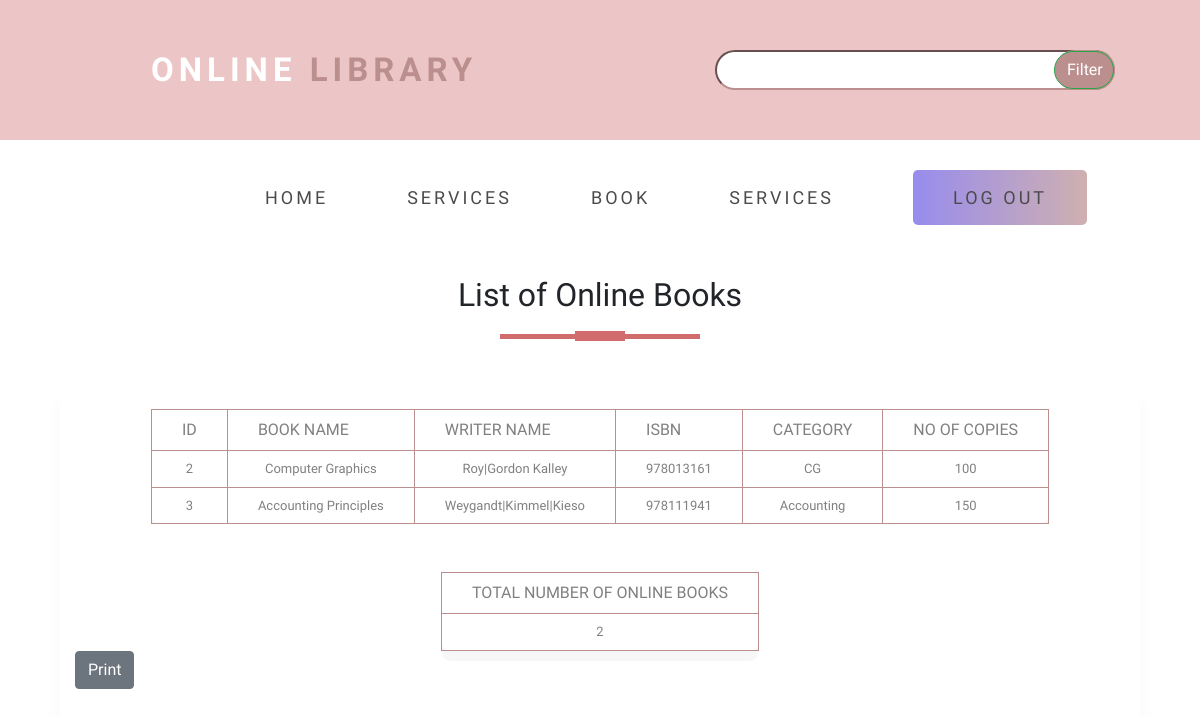
The app's page /php/onlinebook.php with its own data.
### tables this page shows
CREATE TABLE `onlinebook` (
  `id` int(255) NOT NULL,
  `isbn` int(255) NOT NULL,
  `name` text NOT NULL,
  `writer` text NOT NULL,
  `category` text NOT NULL,
  `count` int(255) NOT NULL
);

### php/onlinebook.php (the view, shortened to what this page needs)
<!DOCTYPE html>
<html>
<head>
  <link rel="stylesheet" type="text/css" href="../css/booktype.css">
  <link rel="stylesheet" href="https://maxcdn.bootstrapcdn.com/bootstrap/4.5.2/css/bootstrap.min.css">
<link rel="stylesheet" href="https://cdnjs.cloudflare.com/ajax/libs/font-awesome/4.7.0/css/font-awesome.min.css" />
</head>
<body>
<div class="ratri">
     <div class="row">
       <div class="col-md-6">
         <div class="navbar">
         <div class="logo">
                <a href="indexnew.php">Online<span> Library</span></a>
            </div>
         </div>
       </div>
       <div class="col-md-6">
       <form action="onlinebook.php"  method="post" >
            <div class="search">
            <div class="s1">
                <div class="s2">
                    <input type="text" class="input"  name="valueToSearch" >
                    <div class="btn btn_common">
                    <input type="submit" class="btn btn-success" name="search" value="Filter">
                    </div>
                </div>
            </div>
        </div>
            </form>
       </div>
     </div>
   </div>
   <section id="nav">
     <div class="container">
     <div class="menu">
                <ul>
                    <li class="r1">
                        <a href="adminindex.php">Home</a></li>
                        <li><a href="aboutdemo.php">Services</a></li>
                       <li> <a href="adminbook.php">Book</a></li>
                       <li> <a href="servicedemo.php">Services</a></li>
                       <li class="reg-btn"> <a href="logout.php">Log out</a></li>
                </ul>
            </div>
</section>
<div class="main-div">
    <h2 class="title text-center">List of Online Books</h2>
    <div class="center-div">
        <div class="table-responsive">
            <table>
                <thead>
                    <tr>
                        <th>ID</th>
                        <th>Book Name</th>
                        <th>Writer Name</th>
                        <th>ISBN</th>
                        <th>Category</th>
                        <th>No of Copies</th>
                    </tr>
                </thead>
                <tbody>
                <?php
include 'connection.php';
$sql="select count(*) as total from onlinebook";
$result= mysqli_query($con,$sql);
while($res=mysqli_fetch_array($result))
{
  $output=$res['total'];
}
$selectquery="select * from onlinebook";
$query=mysqli_query($con,$selectquery);
while($res=mysqli_fetch_array($query))
{
    ?>
    <tr>
    <td><?php echo $res['id']?></td>
    <td><?php echo $res['name']?></td>
    <td><?php echo $res['writer']?></td>
    <td><?php echo $res['isbn']?></td>
    <td><?php echo $res['category']?></td>
    <td><?php echo $res['count']?></td>
</tr>
<?php
}
?>
                </tbody>
            </table>
        </div>
        <div class="container">
        <br><br>
        <table>
        <thead>
                    <tr>
                        <th>Total Number Of Online Books</th>
                    </tr>
                </thead>
                <tr>
                <td><?php echo $output?></td>
                </tr>
        </table>
        <button type="button" class="btn btn-secondary"><a href="online_book_list_pdf.php" style="text-decoration: none;color:white">Print</a></button>
        </div>
</div>
</div>
</body>
</html>

### css/booktype.css (style rules this page uses)
* { margin:0; padding:0; box-sizing:border-box; font-family:'Josefin Sans',sans-serif; }
table { border-collapse:collapse; background-color:#fff; box-shadow:0 10px 0 rgba(0,0,0,.03); border-radius:10px; margin:auto; }
th,td { border:1px solid rosybrown; padding:8px 30px; text-align:center; color:grey; }
th { text-transform:uppercase; font-weight:500; text-align:center; }
td { font-size:13px; }
.main-div { width:100%; height:100vh; display:flex; flex-direction:column; justify-content:center; align-items:center; }
.main-div h2 { padding:5px; margin-top:25px; text-decoration:uppercase; }
.title::before { content:''; background:#7b1798; height:5px; width:200px; margin-left:auto; margin-right:auto; display:block; transform:translateY(63px); }
.title::after { content:''; background:#7b1798; height:10px; width:50px; margin-left:auto; margin-right:auto; margin-bottom:40px; display:block; transform:translateY(17px); }
.center-div { width:90%; height:80vh; padding:20px 0 0 0; box-shadow:0 10px 20px 0 rgba(0,0,0,.03); border-radius:10px; margin:auto; }
.ratri { padding-top: 30px; padding-left: 35px; padding-right: 35px; padding-bottom: 30px; background: rgb(236, 198, 198); }
.search .input { border-color: rosybrown; background-color: #fff; }
.s1 .s2 { position: relative; width: 400px; height: 40px; margin-left: 100px; top: 20px ; font-size: 33px; font-weight: 900; text-transform: uppercase; letter-spacing: 5px; }
.s1 .s2 .input { position: absolute; top: 0; left: 0; height: 100%; width: 100%; border-radius: 20px; font-size: 18px; padding-left: 10px; }
.s1 .s2 .btn { position: absolute; top: 0; right: 0; width: 60px; height: 100%; background: rosybrown; z-index: 1; cursor: pointer; border-bottom-right-radius: 20px; border-bottom-left-radius: 20px; border-top-left-radius: 20px; border-top-right-radius: 20px; }
.navbar { width:100%; height:80px; display:flex; justify-content: space-between; }
.navbar .logo a { margin-left: 100px; font-size: 33px; font-weight: 900; text-transform: uppercase; letter-spacing: 5px; color: #fff!important; }
.navbar .logo span { font-size: 33px; color: rosybrown; }
#nav { padding-top: 30px; padding-left: 250px; }
.menu ul li { display: inline-block; }
.menu ul li a { position: relative; color: black!important; opacity: 0.7; margin-right: 75px; font-size: 18px; font-weight: 500; display: flex; align-items: center; letter-spacing: 3px; text-transform: uppercase; }
.menu ul li a:after { position:absolute; left:0; top:35px; width:100%; height:4px; background: blue; content:''; opacity: 0; transition: all 0.3s; border-radius: 6px; }
.reg-btn a { display: block; padding: 14px 40px; font-size: 20px; font-weight: 200; background-image: linear-gradient(to right,#6c5ce7, rosybrown); margin-right: 100px; letter-spacing: 1px; border-radius: 5px; transition: all 0.3s; color:#fff!important; }
.title::before { content:''; background:rgb(209, 108, 108); height:5px; width:200px; margin-left:auto; margin-right:auto; display:block; transform:translateY(63px); }
.title::after { content:''; background:rgb(209, 108, 108); height:10px; width:50px; margin-left:auto; margin-right:auto; margin-bottom:40px; display:block; transform:translateY(17px); }

### records on screen
onlinebook: id "2", name "Computer Graphics", writer "Roy|Gordon Kalley", isbn "978013161", category "CG", count "100"
onlinebook: id "3", name "Accounting Principles", writer "Weygandt|Kimmel|Kieso", isbn "978111941", category "Accounting", count "150"

### other values on screen
$output "2"
